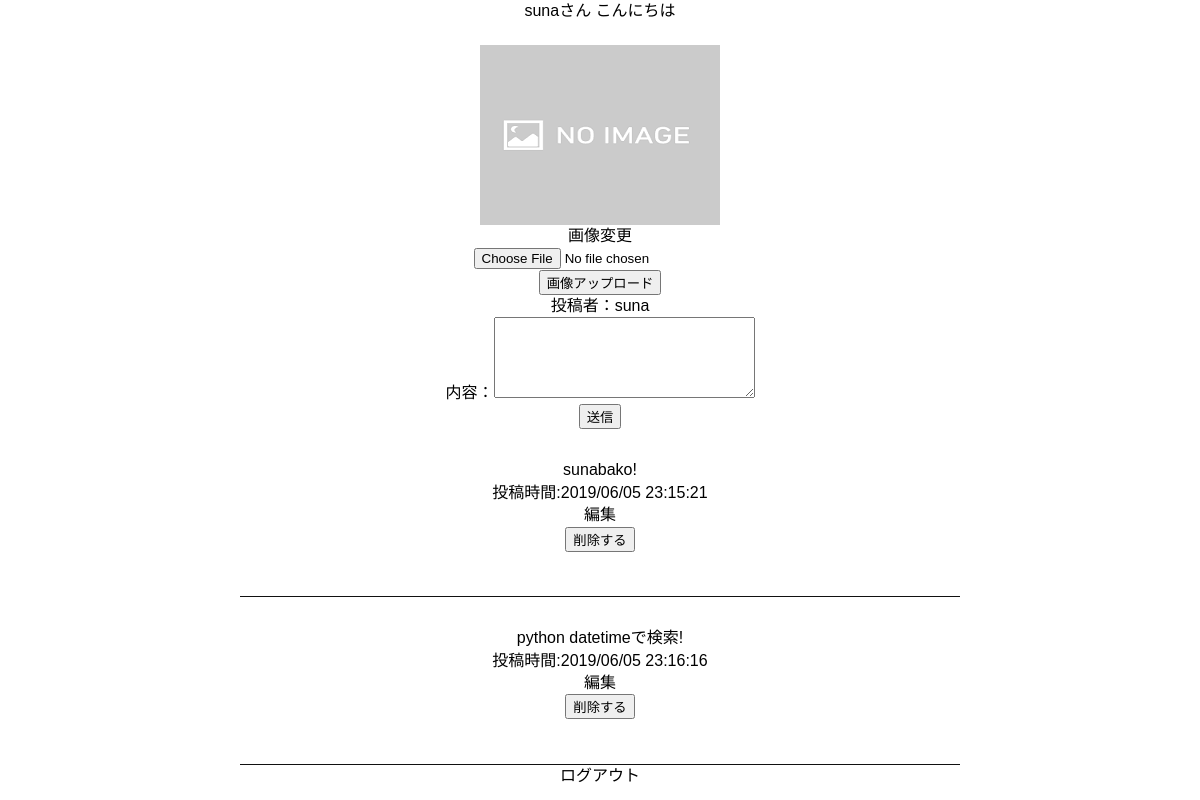
/bbs (signed in), run on an earlier commit of the app's database.
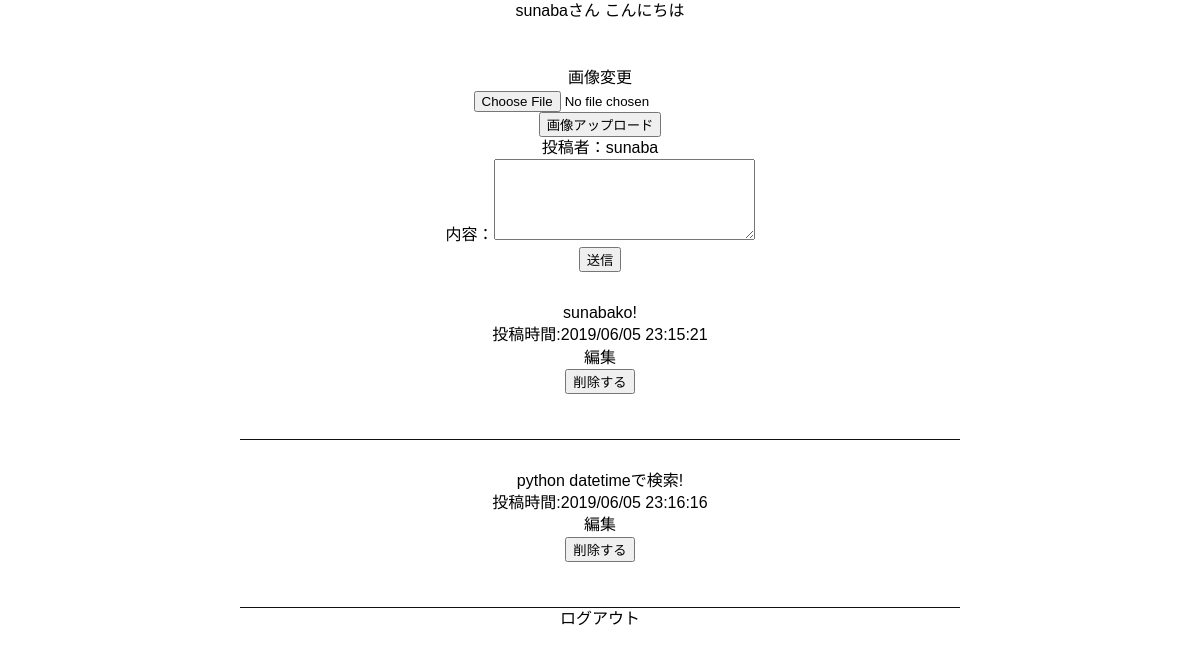
And on a later commit of the database.
### tables this page shows
CREATE TABLE "user" (
	"id"	INTEGER,
	"name"	TEXT,
	"password"	TEXT,
	"addrss"	TEXT,
	"age"	TEXT,
	"sex"	TEXT,
	"hobby_1"	TEXT,
	"hobby_2"	TEXT,
	"prof_img"	INTEGER,
	PRIMARY KEY("id" AUTOINCREMENT)
);

CREATE TABLE "bbs" (
	`id`	INTEGER PRIMARY KEY AUTOINCREMENT,
	`userid`	INTEGER,
	`comment`	TEXT,
	`del_flag`	INTEGER DEFAULT 0,
	`time`	TEXT
);

### app.py (the view)
@app.route('/bbs')
def bbs():
    if 'user_id' in session :
        user_id = session['user_id']
        conn = sqlite3.connect('service.db')
        c = conn.cursor()
        c.execute("select name,prof_img from user where id = ?", (user_id,))
        user_info = c.fetchone()
        c.execute("select id,comment,time from bbs where userid = ? and del_flag = 0 order by id", (user_id,))
        comment_list = []
        for row in c.fetchall():
            comment_list.append({"id": row[0], "comment": row[1], "time":row[2]})
        c.close()
        return render_template('bbs.html' , user_info = user_info , comment_list = comment_list)
    else:
        return redirect("/login")

### templates/bbs.html (shortened to what this page needs)
{% extends 'base.html' %}
{% block content %}
<div>
<p>{{user_info[0]}}さん こんにちは</p><br>
<img src="/static/img/{{user_info[1]}}" alt="" class="prof_img">
<p>画像変更</p>
<form action="/upload" method="post" enctype="multipart/form-data">
        <input type="file" name="upload"></br>
        <input type="submit" value="画像アップロード"></br>
</form>
  <form action="/add" method="post">
    投稿者：{{user_info[0]}}<br>
    内容：<textarea name="comment" cols="30" rows="5"></textarea><br>
    <input type="submit" name="save" value="送信">
  </form>
  {% for item in comment_list %}
  <div class="bbs_content">
    <p>{{item["comment"]}}</p>
    <p>投稿時間:{{item["time"]}}</p>
      <a href="/edit/{{item['id']}}">編集</a>
      <form class="delete" action="/del" method="post">
        <input type="submit" name="delete" value="削除する">
      </form><br><br>
  </div>
  {% endfor %}
</div>
<div>
  <a href="/logout">ログアウト</a>
</div>
{% endblock %}

### templates/base.html (shortened to what this page needs)
<!DOCTYPE HTML>
<html lang="ja">
<head>
	<link rel="stylesheet" type="text/css" media="screen and ( min-width:769px )" href="/static/css/style_pc.css">
	<link rel="stylesheet" type="text/css" media="screen and ( max-width:768px )" href="/static/css/style_sp.css">
<link rel="stylesheet" href="https://cdnjs.cloudflare.com/ajax/libs/drawer/3.2.2/css/drawer.min.css">
</head>
<body class="drawer drawer--right">
	{% block content %}
	{% endblock %}
</body>
</html>

### static/css/style_pc.css (style rules this page uses)
html { overflow-y: scroll; }
body, h1, h2, h3, h4, h5, p, ul, ol, li, dl, dt, dd { margin: 0px; padding: 0px; }
body { background: #fff; text-align: center; font-size: 16px; line-height: 1.4; min-width: 100%; -webkit-text-size-adjust: 100%; }
a { outline: none; color: inherit; text-decoration: none; }
body { font-family: "Noto Sans Japanese", "ヒラギノ角ゴ Pro W3", "Hiragino Kaku Gothic Pro", "ヒラギノ角ゴ ProN W3", "Hiragino Kaku Gothic ProN", "游ゴシック", YuGothic, "メイリオ", "Meiryo", "HGPｺﾞｼｯｸM", "Osaka", "ＭＳ Ｐゴシック", sans-serif, Century Gothic, Arial; }
.bbs_content { border-bottom: 1px solid #111; width: 60%; margin: 30px auto 0; }

### static/css/style_sp.css (style rules this page uses)
html { overflow-y: scroll; }
body, h1, h2, h3, h4, h5, p, ul, ol, li, dl, dt, dd { margin: 0px; padding: 0px; }
body { background: #F5E1DA; text-align: center; font-size: 16px; line-height: 1.4; min-width: 100%; -webkit-text-size-adjust: 100%; font-family:"游教科書体 横用","YuKyokasho Yoko"; }
a { outline: none; color: inherit; text-decoration: none; }
form { margin-top: 60px; }

What changed in the data, as far as the page shows it:
changed user: name "suna" → "sunaba"; prof_img: picture removed
